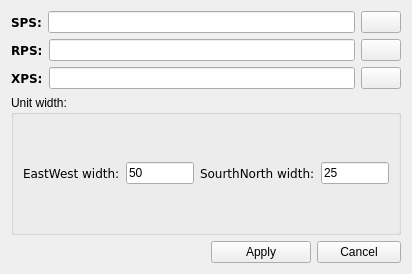
<?xml version="1.0" encoding="UTF-8"?>
<ui version="4.0">
 <class>OpenFile</class>
 <widget class="QWidget" name="OpenFile">
  <property name="windowModality">
   <enum>Qt::ApplicationModal</enum>
  </property>
  <property name="geometry">
   <rect>
    <x>0</x>
    <y>0</y>
    <width>412</width>
    <height>274</height>
   </rect>
  </property>
  <property name="windowTitle">
   <string>Open Files</string>
  </property>
  <property name="windowIcon">
   <iconset>
    <normaloff>images/folder.png</normaloff>images/folder.png</iconset>
  </property>
  <layout class="QGridLayout" name="gridLayout">
   <item row="0" column="0">
    <layout class="QHBoxLayout" name="horizontalLayout">
     <item>
      <widget class="QLabel" name="label">
       <property name="maximumSize">
        <size>
         <width>16777215</width>
         <height>20</height>
        </size>
       </property>
       <property name="font">
        <font>
         <family>Bitstream Vera Sans</family>
         <weight>75</weight>
         <bold>true</bold>
        </font>
       </property>
       <property name="text">
        <string>SPS:</string>
       </property>
      </widget>
     </item>
     <item>
      <widget class="QLineEdit" name="lineSFile">
       <property name="minimumSize">
        <size>
         <width>300</width>
         <height>0</height>
        </size>
       </property>
       <property name="styleSheet">
        <string notr="true">
</string>
       </property>
      </widget>
     </item>
     <item>
      <widget class="QPushButton" name="btnSFile">
       <property name="text">
        <string/>
       </property>
       <property name="icon">
        <iconset resource="image.qrc">
         <normaloff>:/new/prefix1/image/Nuvola_filesystems_folder_yellow_open.png</normaloff>:/new/prefix1/image/Nuvola_filesystems_folder_yellow_open.png</iconset>
       </property>
       <property name="iconSize">
        <size>
         <width>30</width>
         <height>30</height>
        </size>
       </property>
       <property name="shortcut">
        <string>F1</string>
       </property>
      </widget>
     </item>
    </layout>
   </item>
   <item row="1" column="0">
    <layout class="QHBoxLayout" name="horizontalLayout_2">
     <item>
      <widget class="QLabel" name="label_2">
       <property name="maximumSize">
        <size>
         <width>16777215</width>
         <height>20</height>
        </size>
       </property>
       <property name="font">
        <font>
         <family>Bitstream Vera Sans</family>
         <weight>75</weight>
         <bold>true</bold>
        </font>
       </property>
       <property name="text">
        <string>RPS:</string>
       </property>
      </widget>
     </item>
     <item>
      <widget class="QLineEdit" name="lineRFile"/>
     </item>
     <item>
      <widget class="QPushButton" name="btnRFile">
       <property name="text">
        <string/>
       </property>
       <property name="icon">
        <iconset resource="image.qrc">
         <normaloff>:/new/prefix1/image/Nuvola_filesystems_folder_blue_open.png</normaloff>:/new/prefix1/image/Nuvola_filesystems_folder_blue_open.png</iconset>
       </property>
       <property name="iconSize">
        <size>
         <width>30</width>
         <height>30</height>
        </size>
       </property>
      </widget>
     </item>
    </layout>
   </item>
   <item row="2" column="0">
    <layout class="QHBoxLayout" name="horizontalLayout_3">
     <item>
      <widget class="QLabel" name="label_3">
       <property name="maximumSize">
        <size>
         <width>16777215</width>
         <height>20</height>
        </size>
       </property>
       <property name="font">
        <font>
         <family>Bitstream Vera Sans</family>
         <weight>75</weight>
         <bold>true</bold>
        </font>
       </property>
       <property name="text">
        <string>XPS:</string>
       </property>
      </widget>
     </item>
     <item>
      <widget class="QLineEdit" name="lineXFile"/>
     </item>
     <item>
      <widget class="QPushButton" name="btnXFile">
       <property name="text">
        <string/>
       </property>
       <property name="icon">
        <iconset resource="image.qrc">
         <normaloff>:/new/prefix1/image/Nuvola_filesystems_folder_grey_open.png</normaloff>:/new/prefix1/image/Nuvola_filesystems_folder_grey_open.png</iconset>
       </property>
       <property name="iconSize">
        <size>
         <width>30</width>
         <height>30</height>
        </size>
       </property>
      </widget>
     </item>
    </layout>
   </item>
   <item row="3" column="0">
    <widget class="QGroupBox" name="groupUnit">
     <property name="title">
      <string>Unit width:</string>
     </property>
     <layout class="QGridLayout" name="gridLayout_2">
      <item row="0" column="0">
       <layout class="QHBoxLayout" name="horizontalLayout_5">
        <item>
         <widget class="QLabel" name="label_4">
          <property name="font">
           <font>
            <family>Bitstream Vera Sans</family>
           </font>
          </property>
          <property name="text">
           <string>EastWest width:</string>
          </property>
         </widget>
        </item>
        <item>
         <widget class="QLineEdit" name="lineSingleWid">
          <property name="text">
           <string>50</string>
          </property>
         </widget>
        </item>
        <item>
         <widget class="QLabel" name="label_5">
          <property name="font">
           <font>
            <family>Bitstream Vera Sans</family>
           </font>
          </property>
          <property name="text">
           <string>SourthNorth width:</string>
          </property>
         </widget>
        </item>
        <item>
         <widget class="QLineEdit" name="lineSingleHei">
          <property name="text">
           <string>25</string>
          </property>
         </widget>
        </item>
       </layout>
      </item>
     </layout>
    </widget>
   </item>
   <item row="4" column="0">
    <layout class="QHBoxLayout" name="horizontalLayout_4">
     <item>
      <spacer name="horizontalSpacer">
       <property name="orientation">
        <enum>Qt::Horizontal</enum>
       </property>
       <property name="sizeHint" stdset="0">
        <size>
         <width>40</width>
         <height>20</height>
        </size>
       </property>
      </spacer>
     </item>
     <item>
      <widget class="QPushButton" name="btnOK">
       <property name="minimumSize">
        <size>
         <width>100</width>
         <height>0</height>
        </size>
       </property>
       <property name="maximumSize">
        <size>
         <width>100</width>
         <height>16777215</height>
        </size>
       </property>
       <property name="text">
        <string>Apply</string>
       </property>
       <property name="icon">
        <iconset resource="image.qrc">
         <normaloff>:/new/prefix1/image/3.png</normaloff>:/new/prefix1/image/3.png</iconset>
       </property>
       <property name="shortcut">
        <string>Return</string>
       </property>
      </widget>
     </item>
     <item>
      <widget class="QPushButton" name="pushButton">
       <property name="minimumSize">
        <size>
         <width>84</width>
         <height>0</height>
        </size>
       </property>
       <property name="maximumSize">
        <size>
         <width>100</width>
         <height>16777215</height>
        </size>
       </property>
       <property name="styleSheet">
        <string notr="true"/>
       </property>
       <property name="text">
        <string>Cancel</string>
       </property>
       <property name="icon">
        <iconset resource="image.qrc">
         <normaloff>:/new/prefix1/image/8.png</normaloff>:/new/prefix1/image/8.png</iconset>
       </property>
       <property name="shortcut">
        <string>Esc</string>
       </property>
      </widget>
     </item>
    </layout>
   </item>
  </layout>
 </widget>
 <tabstops>
  <tabstop>btnSFile</tabstop>
  <tabstop>btnRFile</tabstop>
  <tabstop>btnXFile</tabstop>
  <tabstop>btnOK</tabstop>
  <tabstop>pushButton</tabstop>
  <tabstop>lineSFile</tabstop>
  <tabstop>lineRFile</tabstop>
  <tabstop>lineXFile</tabstop>
 </tabstops>
 <resources>
  <include location="image.qrc"/>
 </resources>
 <connections/>
</ui>
